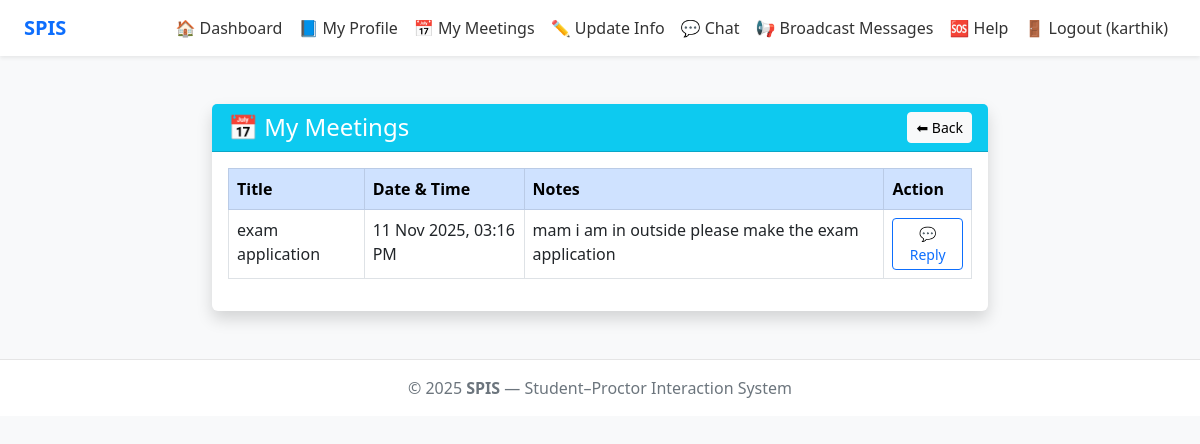
The app's page /student/meetings/ (signed in) with its own data.
### core/models.py (models this page shows, shortened)
class MeetingRecord(models.Model):
    title = models.CharField(max_length=100)
    datetime = models.DateTimeField()
    notes = models.TextField(blank=True, null=True)
    created_by = models.ForeignKey(
        'ProctorProfile', on_delete=models.CASCADE, related_name='meetings'
    )
    students = models.ManyToManyField('StudentProfile', related_name='meetings')

### core/views.py (the view)
# urls.py: path('student/meetings/', views.student_meetings, name='student_meetings'),
@login_required
def student_meetings(request):
    if not is_student(request.user):
        messages.error(request, "Only students can view this page.")
        return redirect('login')
    student = request.user.studentprofile
    meetings = student.meetings.all().order_by('-datetime')
    return render(request, 'core/student_meetings.html', {'meetings': meetings})

### core/templatetags/custom_tags.py (called while the page is built)
@register.filter
def has_attr(obj, attr):
    return hasattr(obj, attr)

### core/views.py (called while the page is built)
def is_student(user): return hasattr(user, 'studentprofile')

### core/templates/core/student_meetings.html
{% extends 'core/base.html' %}
{% block content %}
<div class="container mt-5" style="max-width: 800px;">
  <div class="card shadow border-0">
    <div class="card-header bg-info text-white d-flex justify-content-between align-items-center">
      <h4 class="mb-0">📅 My Meetings</h4>
      <a href="{% url 'student_dashboard' %}" class="btn btn-light btn-sm">⬅ Back</a>
    </div>
    <div class="card-body">
      {% if meetings %}
        <table class="table table-bordered table-hover">
          <thead class="table-primary">
            <tr>
              <th>Title</th>
              <th>Date & Time</th>
              <th>Notes</th>
              <th>Action</th>
            </tr>
          </thead>
          <tbody>
            {% for meeting in meetings %}
              <tr>
                <td>{{ meeting.title }}</td>
                <td>{{ meeting.datetime|date:"d M Y, h:i A" }}</td>
                <td>{{ meeting.notes|default:"—" }}</td>
                <td>
                  <a href="{% url 'meeting_chat' meeting.id %}" class="btn btn-sm btn-outline-primary">💬 Reply</a>
                </td>
              </tr>
            {% endfor %}
          </tbody>
        </table>
      {% else %}
        <p class="text-muted">No meetings scheduled yet.</p>
      {% endif %}
    </div>
  </div>
</div>
{% endblock %}

### core/templates/core/base.html (shortened to what this page needs)
{% load static %}
{% load custom_tags %}
<!doctype html>
<html lang="en">
<head>
  <link href="https://cdn.jsdelivr.net/npm/bootstrap@5.3.0/dist/css/bootstrap.min.css" rel="stylesheet">
</head>
<body>
<nav class="navbar navbar-expand-lg navbar-light bg-white shadow-sm sticky-top">
  <div class="container-fluid px-4">
    <a class="navbar-brand" href="{% url 'index' %}">SPIS</a>
    <div class="collapse navbar-collapse" id="navbarNav">
      <ul class="navbar-nav ms-auto">
        {% if user.is_authenticated %}
          {% if user|has_attr:"studentprofile" %}
            <li class="nav-item"><a class="nav-link" href="{% url 'student_dashboard' %}">🏠 Dashboard</a></li>
            <li class="nav-item"><a class="nav-link" href="{% url 'student_history' user.studentprofile.usn %}">📘 My Profile</a></li>
            <li class="nav-item"><a class="nav-link" href="{% url 'student_meetings' %}">📅 My Meetings</a></li>
            <li class="nav-item"><a class="nav-link" href="{% url 'student_info_upload' user.studentprofile.usn %}">✏️ Update Info</a></li>
            <li class="nav-item"><a class="nav-link" href="{% url 'direct_messages' %}">💬 Chat</a></li>
            <li class="nav-item"><a class="nav-link" href="{% url 'student_broadcasts' %}">📢 Broadcast Messages</a></li>
          {% elif user.is_superuser %}
            <li class="nav-item"><a class="nav-link" href="{% url 'index' %}">🏠 Admin Home</a></li>
          {% endif %}
          <li class="nav-item"><a class="nav-link" href="{% url 'help' %}">🆘 Help</a></li>
          <li class="nav-item">
            <a class="nav-link text-danger" href="{% url 'logout' %}">
              🚪 Logout ({{ user.username }})
            </a>
          </li>
        {% endif %}
      </ul>
    </div>
  </div>
</nav>
<div class="container mt-4 mb-5">
  {% block content %}{% endblock %}
</div>
<footer class="text-center py-3">
  © {{ year|default:2025 }} <strong>SPIS</strong> — Student–Proctor Interaction System
</footer>
</body>
</html>

### core/templates/core/base.html (style rules this page uses)
body { background-color: #f8f9fa; font-family: 'Segoe UI', Tahoma, Geneva, Verdana, sans-serif; }
.navbar-brand { font-weight: bold; color: #0d6efd !important; }
.nav-link { color: #333 !important; }
footer { background: #fff; border-top: 1px solid #e5e5e5; color: #6c757d; }

### records on screen
MeetingRecord: title "exam application", datetime "11 Nov 2025, 03:16 PM", notes "mam i am in outside please make the exam application"

### other values on screen
{{ user.username }} "karthik"
{{ year|default:2025 }} "2025"
